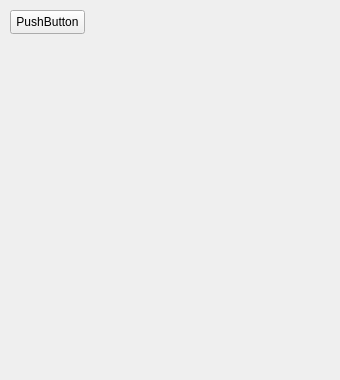
<?xml version="1.0" encoding="UTF-8"?>
<ui version="4.0">
 <class>MainWindow</class>
 <widget class="QMainWindow" name="MainWindow">
  <property name="geometry">
   <rect>
    <x>0</x>
    <y>0</y>
    <width>340</width>
    <height>380</height>
   </rect>
  </property>
  <property name="windowTitle">
   <string>MainWindow</string>
  </property>
  <widget class="QWidget" name="centralwidget">
   <widget class="QPushButton" name="pushButton">
    <property name="geometry">
     <rect>
      <x>10</x>
      <y>10</y>
      <width>75</width>
      <height>24</height>
     </rect>
    </property>
    <property name="text">
     <string>PushButton</string>
    </property>
   </widget>
   <widget class="QLabel" name="label">
    <property name="geometry">
     <rect>
      <x>10</x>
      <y>50</y>
      <width>320</width>
      <height>320</height>
     </rect>
    </property>
   </widget>
  </widget>
 </widget>
 <resources/>
 <connections/>
</ui>
